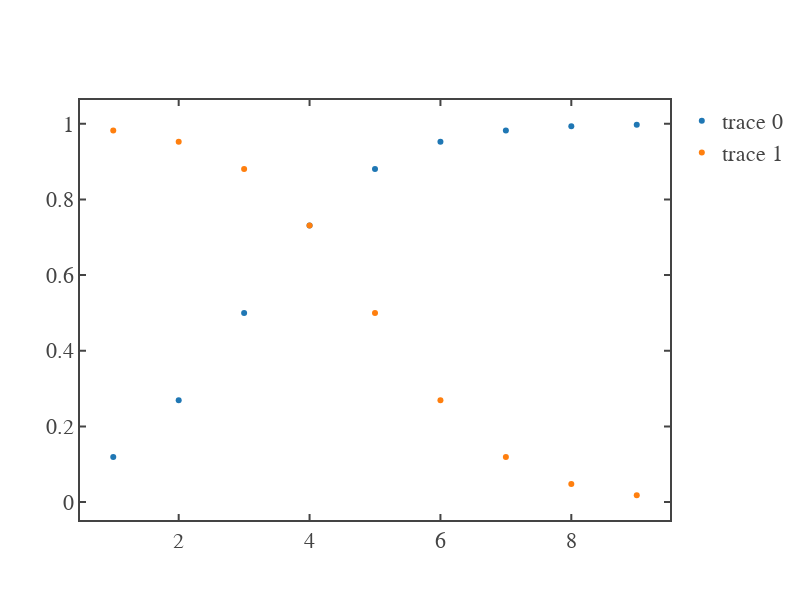

Write notebook code for a chart like this one.
### Code cell
arr = np.arange(1,10)
sig = sigmoid(arr,3)
inv_sig = inverse_sigmoid(arr,5)

fig = go.Figure()
fig.add_scatter(x=arr,y=sig,mode='markers' )
fig.add_scatter(x=arr,y=inv_sig,mode='markers' )
fig.update_layout(template = fig_template,width=800,height=600)
fig.show()

### Figure 1 — Plotly figure (JSON) as saved in the notebook; plotly's stock layout.template omitted (floating-point values rounded to 4 significant figures)
{"data": [{"mode": "markers", "type": "scatter", "x": [1, 2, 3, 4, 5, 6, 7, 8, 9], "y": [0.1192, 0.2689, 0.5, 0.7311, 0.8808, 0.9526, 0.982, 0.9933, 0.9975]}, {"mode": "markers", "type": "scatter", "x": [1, 2, 3, 4, 5, 6, 7, 8, 9], "y": [0.982, 0.9526, 0.8808, 0.7311, 0.5, 0.2689, 0.1192, 0.04743, 0.01799]}], "layout": {"height": 600, "width": 800, "xaxis": {"autorange": true, "range": [0.4919, 9.508], "type": "linear"}, "yaxis": {"autorange": true, "range": [-0.04745, 1.063], "type": "linear"}}}
